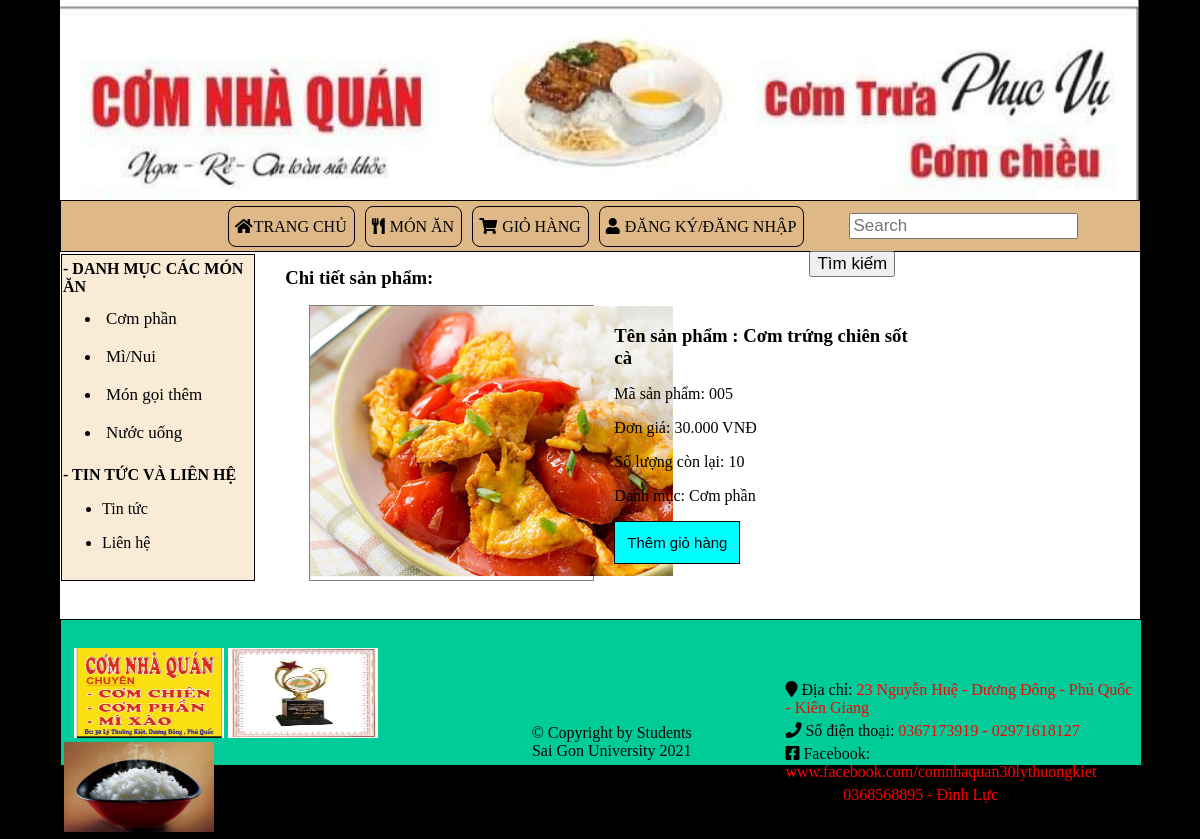
The page /index.php?quanly=sanpham&masp=005 on the database its author committed.
### tables this page shows
CREATE TABLE `tbl_danhmuc` (
  `id_danhmuc` int(11) NOT NULL,
  `tendanhmuc` varchar(100) NOT NULL,
  `thutu` int(11) NOT NULL
);

CREATE TABLE `tbl_sanpham` (
  `masp` varchar(10) NOT NULL,
  `tensanpham` varchar(250) NOT NULL,
  `giasp` varchar(50) NOT NULL,
  `soluong` int(11) NOT NULL,
  `hinhanh` varchar(50) NOT NULL,
  `tomtat` text NOT NULL,
  `noidung` text NOT NULL,
  `tinhtrang` int(11) NOT NULL,
  `id_danhmuc` int(11) NOT NULL
);

### pages/main/sanpham.php (the view)
<h3 style="margin: 10px 20px 16px">Chi tiết sản phẩm:</h3>
<?php
	$sql_chitiet = "SELECT * FROM tbl_sanpham,tbl_danhmuc WHERE tbl_sanpham.id_danhmuc=tbl_danhmuc.id_danhmuc AND tbl_sanpham.masp='$_GET[masp]' LIMIT 1";
	$query_chitiet = mysqli_query($mysqli,$sql_chitiet);
	while($row_chitiet = mysqli_fetch_array($query_chitiet)){
?>
<div class="wrapper_chitiet">
	<div class="hinhanh_sanpham">
		<img width="363px" height="270px" src="admincp/modules/quanlysp/uploads/<?php echo $row_chitiet['hinhanh'] ?>">
	</div>
	<form method="POST" action="pages/main/themgiohang.php?masp=<?php echo $row_chitiet['masp'] ?>">
		<div class="chitiet_sanpham">
			<h3 style="margin:0">Tên sản phẩm : <?php echo $row_chitiet['tensanpham'] ?></h3>
			<p>Mã sản phẩm: <?php echo $row_chitiet['masp'] ?></p>
			<p>Đơn giá: <?php echo number_format($row_chitiet['giasp'],0,',','.').' VNĐ' ?></p>
			<p>Số lượng còn lại: <?php echo $row_chitiet['soluong'] ?></p>
			<p>Danh mục: <?php echo $row_chitiet['tendanhmuc'] ?></p>
			<p><input class="themgiohang" name="themgiohang" type="submit" value="Thêm giỏ hàng"></p>
		</div>
	</form>
</div>
<?php
}
?>

### pages/sidebar.php
<div class="sidebar">
	<h4 style="margin-top: 5px">- DANH MỤC CÁC MÓN ĂN</h4>
	<ul class="list_sidebar">
		<?php
			$sql_danhmuc = "SELECT * FROM tbl_danhmuc ORDER BY id_danhmuc ASC";
			$query_danhmuc = mysqli_query($mysqli,$sql_danhmuc);
			while($row = mysqli_fetch_array($query_danhmuc)){
		?>
		<li><a href="index.php?quanly=danhmucsanpham&id=<?php echo $row['id_danhmuc'] ?>"><?php echo $row['tendanhmuc'] ?></a></li>
		<?php
		}
		?>
	</ul>
	<h4>- TIN TỨC VÀ LIÊN HỆ</h4>
	<ul>
		<li><?php include("main/tintuc.php") ?></li>
		<li><?php include("main/lienhe.php") ?></li>
	</ul>
</div>

### css/style.css (style rules this page uses)
body { margin: 0; padding: 0; background-color: #000; }
h4 { margin: 1px; padding: 0; }
.wrapper_chitiet { height: auto; width: 90%; margin:0 auto; }
.hinhanh_sanpham { float: left; width: 36%; border: 1px solid gray; margin-right: 10px; }
.chitiet_sanpham { float: left; width: 40%; margin: 20px 10px 39px; }
input.themgiohang { border: none; background: aqua; color: black; padding: 12px; font-size: 15px; cursor: pointer; border: 1px solid black; }
.sidebar { background-color: antiquewhite; border:1px solid #000; height: 325px; width: 16%; margin-top:2px; margin-left:1px; float: left; position: fixed; }
ul.list_sidebar { padding: 0; padding-left: 10px; margin-left: 26px; margin-top: 5px; width: 85%; line-height: 25px; }
ul.list_sidebar li a { text-decoration: none; text-align: left; display: block; color: black; font-size: 17px; }
ul.list_sidebar li { margin: 3px; padding: 5px; }

### rows shown on the page
tbl_danhmuc: tendanhmuc "Cơm phần"
tbl_danhmuc: tendanhmuc "Mì/Nui"
tbl_danhmuc: tendanhmuc "Món gọi thêm"
tbl_danhmuc: tendanhmuc "Nước uống"
tbl_sanpham: hinhanh (picture), tensanpham "Cơm trứng chiên sốt cà", masp "005", giasp "30.000", soluong "10", id_danhmuc.tendanhmuc "Cơm phần"
